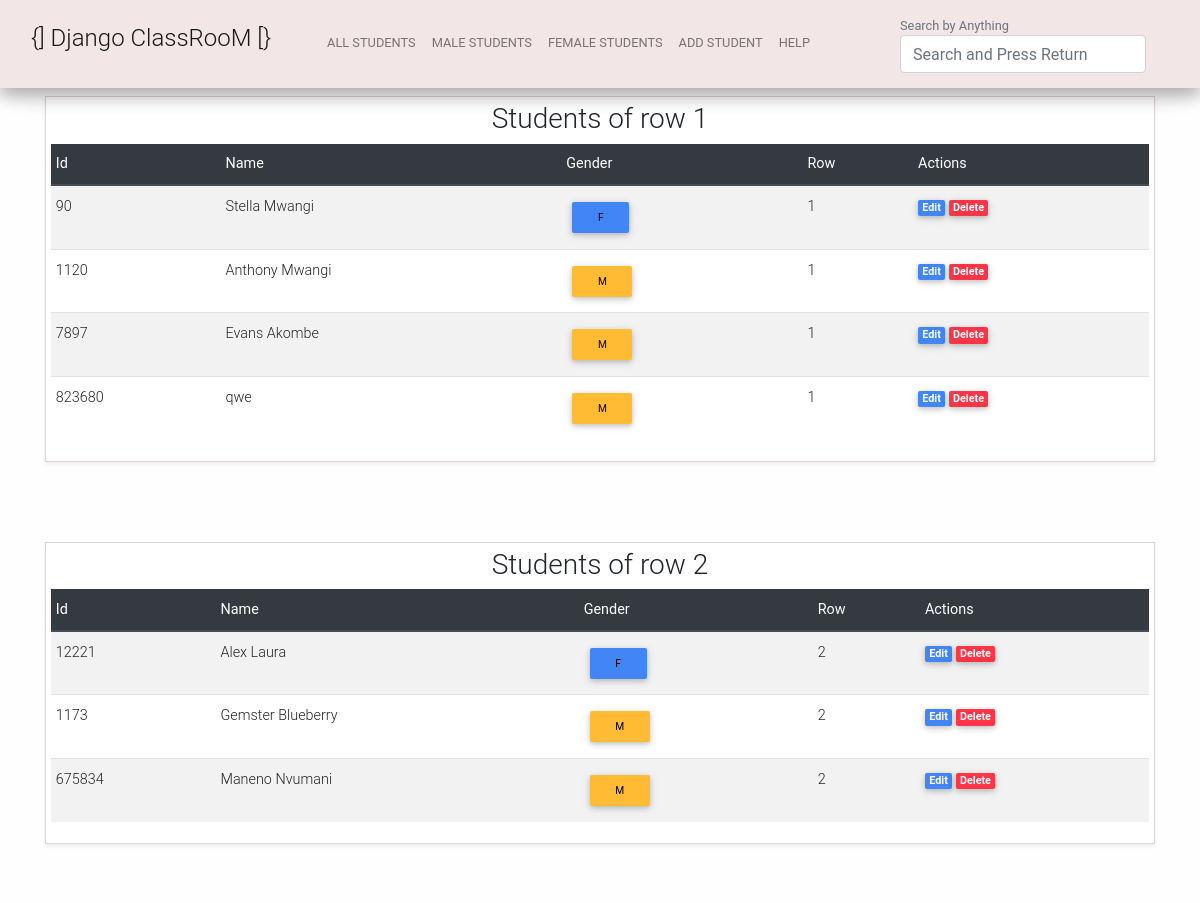
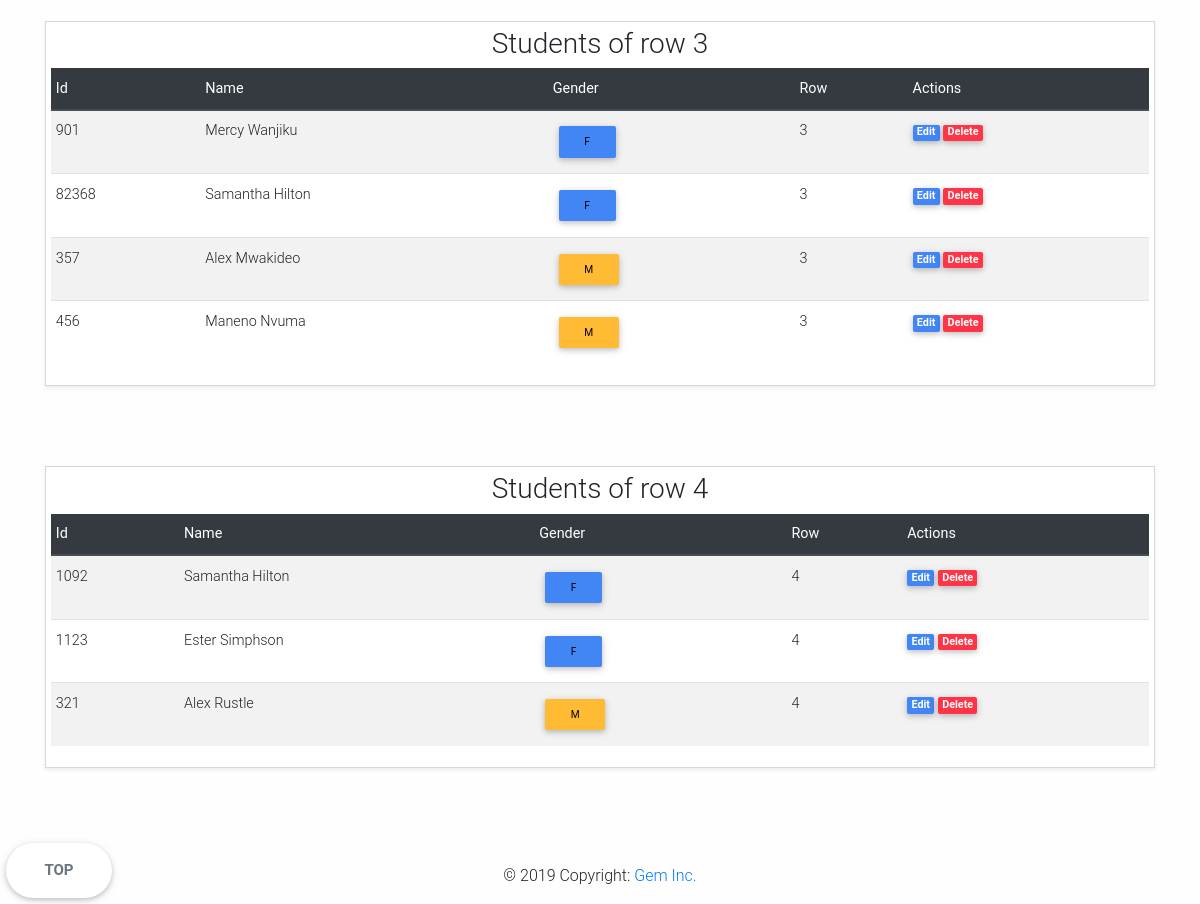
Before: / with the older database file (2 pictures, top to bottom).
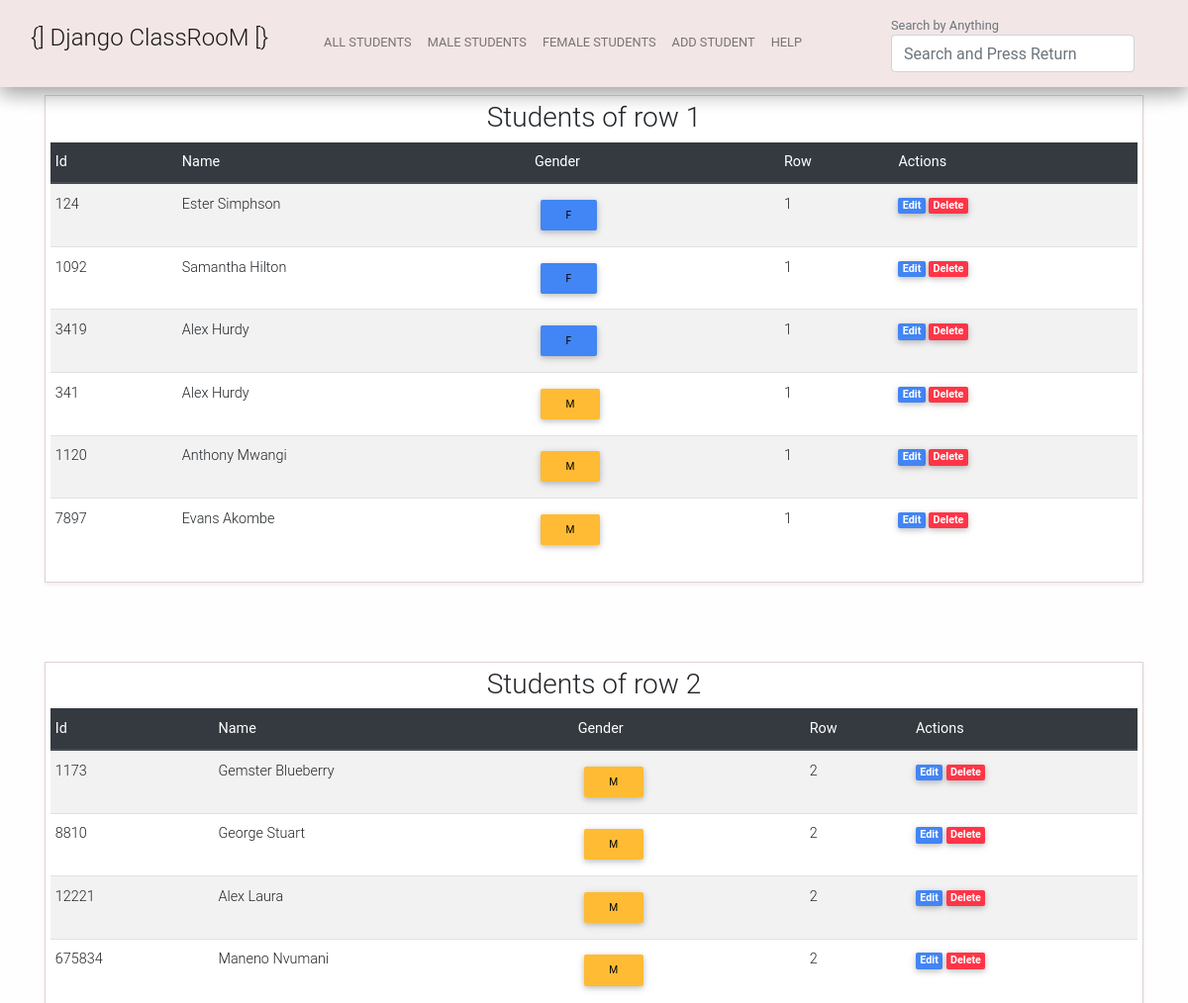
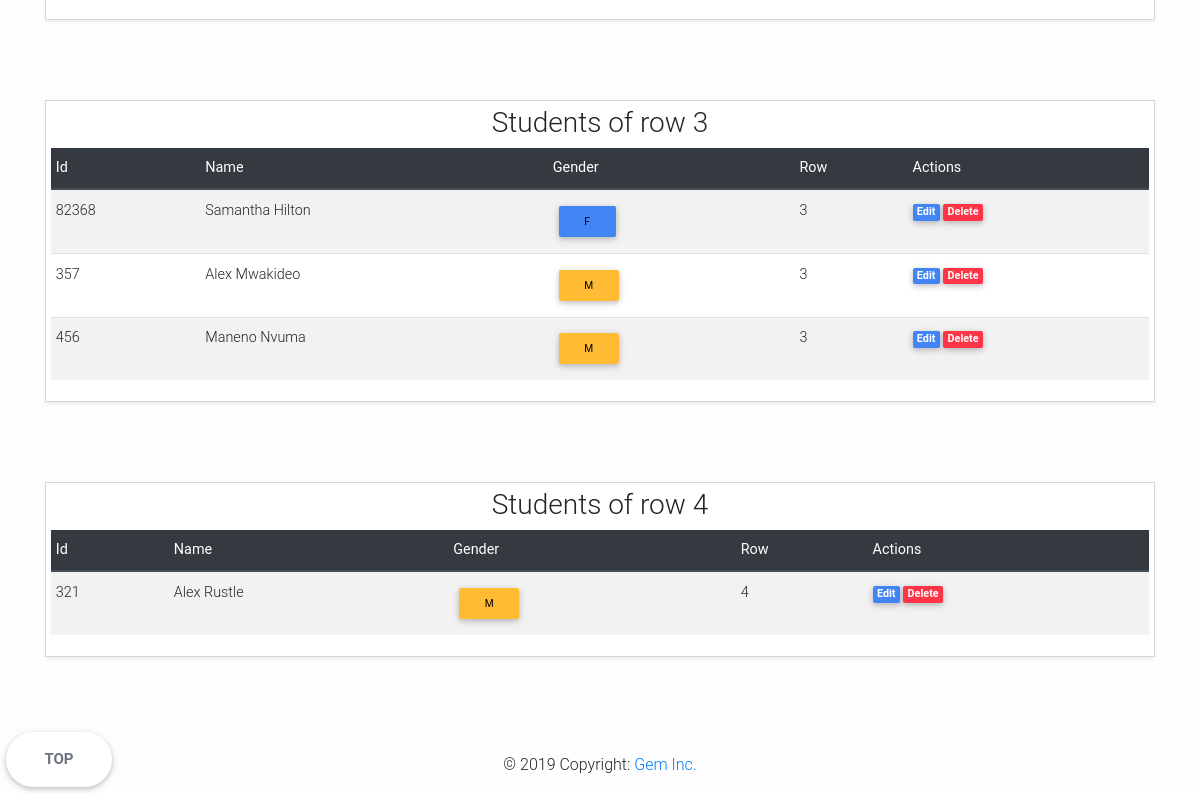
After: the same page with the newer database file (2 pictures, top to bottom).
### student/models.py (models this page shows, shortened)
class Student(models.Model):
	sid = models.IntegerField(primary_key=True)
	sname = models.CharField(max_length=100)
	sgender = models.CharField(max_length=6, choices=GENDERS, default='Select')
	srow = models.IntegerField(choices=ROWS, default='Select')

### student/views.py (the view)
# urls.py: path('', views.show, name="show"),
def show(request):
	students = Student.objects.all().order_by('sgender')
	return render(request, "show.html", {'students':students})

### student/templates/show.html (shortened to what the changed rows need)
{% extends 'layout.html' %}
{% block content %}
<div class="container table-p light">
    <table class="table table-striped table-sm">
        <thead class="thead-dark">
            <small>
                <center>
                    <h3>Students of row 1</h3>
                </center>
            </small>
            <tr>
                <th scope="col">Id</th>
                <th scope="col">Name</th>
                <th scope="col">Gender</th>
                <th scope="col">Row</th>
                <th scope="col">Actions</th>
            </tr>
        </thead>
        <tbody>
            {% for student in students %}
            {% if student.srow is 1 %}
            <tr>
                <td>{{student.sid}}</td>
                <td>{{student.sname}}</td>
                <td>
                    {% if student.sgender == 'F' %}
                    <form action="/gender/">
                        <input class="black btn-sm btn btn-primary" name="q" type="submit" value="{{student.sgender}}">
                    </form>
                    {% elif student.sgender == 'M' %}
                    <form action="/gender/">
                        <input class="black btn-sm btn btn-warning" name="q" type="submit" value="{{student.sgender}}">
                    </form>
                    {% else %}
                    <form action="/gender/">
                        <input class="btn-sm btn" name="q" type="submit" value="{{student.sgender}}">
                    </form>
                    {% endif %}
                </td>
                <td>{{student.srow}}</td>
                <td>
                    <a href="/edit/{{ student.sid }}" class="badge badge-primary">Edit</a>
                    <a href="/delete/{{student.sid}}" class="badge badge-danger">Delete</a>
                </td>
            </tr>
                {% endif %}
            {% endfor %}
        </tbody>
    </table>
</div>
<div class="container table-p light">
    <table class="table table-striped table-sm">
        <thead class="thead-dark">
            <tr>
                <th scope="col">Id</th>
                <th scope="col">Name</th>
                <th scope="col">Gender</th>
                <th scope="col">Row</th>
                <th scope="col">Actions</th>
            </tr>
        </thead>
        <tbody>
            {% for student in students %}
            {% if student.srow is 2 %}
            <tr>
                <td>{{student.sid}}</td>
                <td>{{student.sname}}</td>
                <td>
                    {% if student.sgender == 'F' %}
                    <form action="/gender/">
                        <input class="black btn-sm btn btn-primary" name="q" type="submit" value="{{student.sgender}}">
                    </form>
                    {% elif student.sgender == 'M' %}
                    <form action="/gender/">
                        <input class="black btn-sm btn btn-warning" name="q" type="submit" value="{{student.sgender}}">
                    </form>
                    {% else %}
                    <form action="/gender/">
                        <input class="btn-sm btn" name="q" type="submit" value="{{student.sgender}}">
                    </form>
                    {% endif %}
                </td>
                <td>{{student.srow}}</td>
                <td>
                    <a href="/edit/{{ student.sid }}" class="badge badge-primary">Edit</a>
                    <a href="/delete/{{ student.sid }}" class="badge badge-danger">Delete</a>
                </td>
            </tr>
            {% endif %}
            {% endfor %}
        </tbody>
    </table>
</div>
<div class="container table-p light">
    <table class="table table-striped table-sm">
        <thead class="thead-dark">
            <tr>
                <th scope="col">Id</th>
                <th scope="col">Name</th>
                <th scope="col">Gender</th>
                <th scope="col">Row</th>
                <th scope="col">Actions</th>
            </tr>
        </thead>
        <tbody>
            {% for student in students %}
            {% if student.srow is 3 %}
            <tr>
                <td>{{student.sid}}</td>
                <td>{{student.sname}}</td>
                <td>
                    {% if student.sgender == 'F' %}
                    <form action="/gender/">
                        <input class="black btn-sm btn btn-primary" name="q" type="submit" value="{{student.sgender}}">
                    </form>
                    {% elif student.sgender == 'M' %}
                    <form action="/gender/">
                        <input class="black btn-sm btn btn-warning" name="q" type="submit" value="{{student.sgender}}">
                    </form>
                    {% else %}
                    <form action="/gender/">
                        <input class="btn-sm btn" name="q" type="submit" value="{{student.sgender}}">
                    </form>
                    {% endif %}
                </td>
                <td>{{student.srow}}</td>
                <td>
                    <a href="/edit/{{ student.sid }}" class="badge badge-primary">Edit</a>
                    <a href="/delete/{{ student.sid }}" class="badge badge-danger">Delete</a>
                </td>
            </tr>
            {% endif %}
            {% endfor %}
        </tbody>
    </table>
</div>
<div class="container table-p light">
    <table class="table table-striped table-sm">
        <thead class="thead-dark">
            <tr>
                <th scope="col">Id</th>
                <th scope="col">Name</th>
                <th scope="col">Gender</th>
                <th scope="col">Row</th>
                <th scope="col">Actions</th>
            </tr>
        </thead>
        <tbody>
            {% for student in students %}
            {% if student.srow is 4 %}
            <tr>
                <td>{{student.sid}}</td>
                <td>{{student.sname}}</td>
                <td>
                    {% if student.sgender == 'F' %}
                    <form action="/gender/">
                        <input class="black btn-sm btn btn-primary" name="q" type="submit" value="{{student.sgender}}">
                    </form>
                    {% elif student.sgender == 'M' %}
                    <form action="/gender/">
                        <input class="black btn-sm btn btn-warning" name="q" type="submit" value="{{student.sgender}}">
                    </form>
                    {% else %}
                    <form action="/gender/">
                        <input class="btn-sm btn" name="q" type="submit" value="{{student.sgender}}">
                    </form>
                    {% endif %}
                </td>
                <td>{{student.srow}}</td>
                <td>
                    <a href="/edit/{{ student.sid }}" class="badge badge-primary">Edit</a>
                    <a href="/delete/{{ student.sid }}" class="badge badge-danger">Delete</a>
                </td>
            </tr>
            {% endif %}
            {% endfor %}
        </tbody>
    </table>
</div>
{% endblock %}

Changed rows visible on the page:
removed Student: sid "90", sname "Stella Mwangi", q "F", srow "1", shown under "Students of row 1"
removed Student: sid "823680", sname "qwe", q "M", srow "1", shown under "Students of row 1"
removed Student: sid "901", sname "Mercy Wanjiku", q "F", srow "3", shown under "Students of row 3"
removed Student: sid "1123", sname "Ester Simphson", q "F", srow "4", shown under "Students of row 4"
added Student: sid "124", sname "Ester Simphson", q "F", srow "1", shown under "Students of row 1"
changed Student id 1092: moves from the list under "Students of row 4" to the list under "Students of row 1"
added Student: sid "3419", sname "Alex Hurdy", q "F", srow "1", shown under "Students of row 1"
added Student: sid "341", sname "Alex Hurdy", q "M", srow "1", shown under "Students of row 1"
shown differently, row unchanged: Student "Gemster Blueberry": moves up the list
added Student: sid "8810", sname "George Stuart", q "M", srow "2", shown under "Students of row 2"
changed Student "Alex Laura": sgender "F" → "M" (drawn); q "F" → "M"
